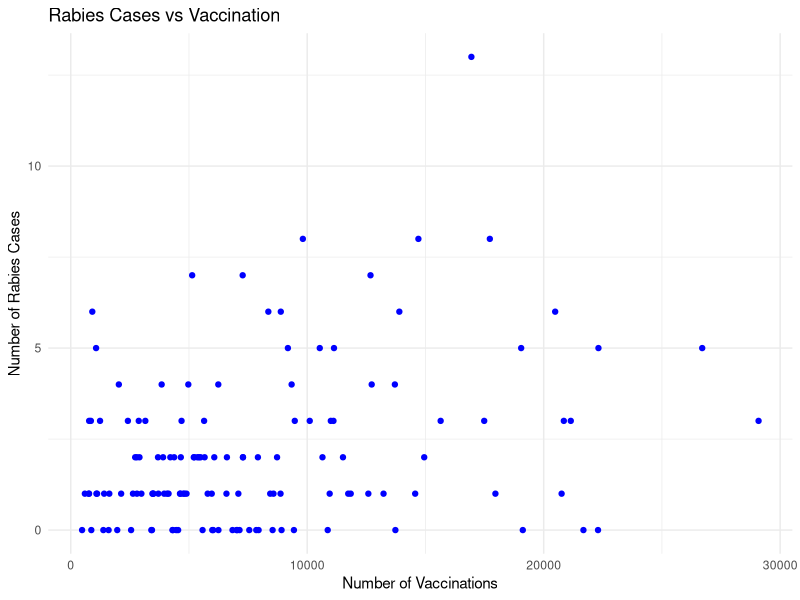
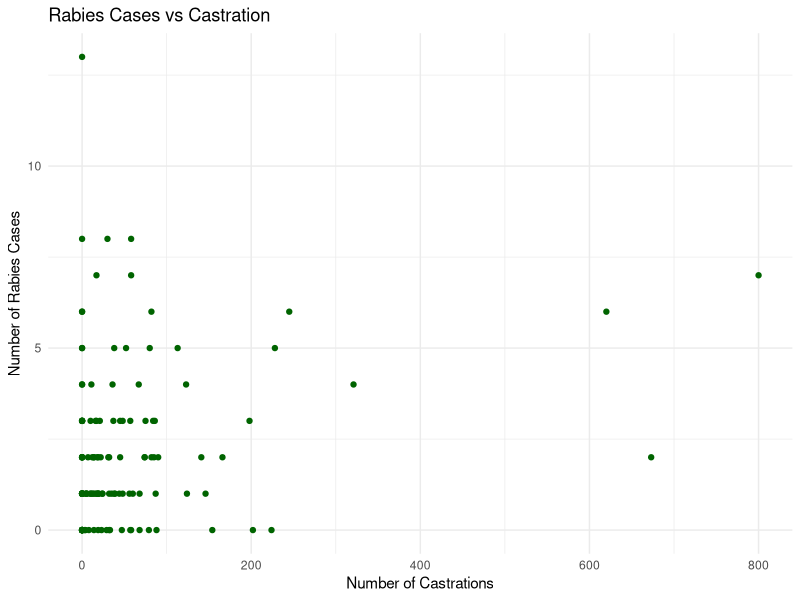

Generate these figures, in order, with R:
# Load necessary library
library(ggplot2)
library(gridExtra)  # for arranging plots

# Define the data
data <- data.frame(
  rab = c(4, 2, 0, 0, 0, 2, 2, 1, 1, 1, 1, 2, 1, 0, 5, 0, 0, 0, 0, 0, 3, 3, 1, 0, 1, 1, 2, 2, 1, 2, 0, 2, 0, 1, 0, 2, 1, 0, 1, 0, 2, 0, 1, 1, 2, 2, 1, 0, 1, 1, 0, 1, 1, 1, 1, 2, 1, 0, 0, 3, 1, 1, 3, 1, 3, 1, 1, 2, 0, 2, 0, 0, 1, 1, 1, 1, 5, 0, 0, 3, 3, 4, 2, 1, 3, 1, 3, 8, 8, 13, 8, 7, 7, 7, 6, 3, 2, 2, 0, 2, 2, 1, 6, 3, 6, 5, 5, 4, 4, 4, 6, 0, 1, 2, 3, 5, 3, 4, 0, 3, 3, 5, 0, 4, 3, 1, 0, 0, 2, 3, 1, 1, 5, 6, 2),
  vac = c(3845, 5491, 7944, 7138, 5575, 5225, 3690, 1115, 3454, 4137, 3478, 6070, 761, 870, 10531, 8915, 4542, 8537, 13729, 3408, 3155, 852, 1086, 2553, 3706, 8574, 7283, 10646, 7088, 4655, 7013, 3904, 7040, 3950, 4302, 2795, 2800, 10867, 6585, 6841, 6605, 7846, 11840, 5790, 7283, 4373, 1413, 6025, 4071, 4757, 4462, 1631, 2132, 2988, 4639, 7915, 5963, 5985, 7550, 2876, 20758, 10950, 20852, 4811, 15643, 17959, 4897, 5425, 3436, 2725, 1967, 1379, 12585, 14566, 13228, 8872, 11133, 9438, 6246, 9474, 5640, 4972, 2907, 2632, 10998, 11734, 10107, 14702, 17723, 16943, 9816, 7271, 5135, 12677, 8356, 2417, 4211, 5356, 4320, 8725, 11512, 3500, 8883, 11110, 20486, 26704, 9183, 6240, 13707, 12727, 13896, 480, 597, 5203, 17485, 19048, 29087, 9341, 22298, 1240, 4686, 22316, 19117, 2034, 778, 776, 1601, 21681, 14948, 21146, 4619, 8435, 1072, 912, 5662),
  cast = c(0, 0, 0, 0, 0, 0, 0, 0, 0, 0, 0, 0, 0, 0, 0, 0, 0, 0, 0, 79, 16, 37, 68, 29, 48, 124, 90, 32, 44, 12, 32, 18, 14, 56, 33, 22, 13, 0, 0, 57, 14, 23, 24, 20, 74, 19, 15, 0, 0, 24, 47, 5, 38, 17, 12, 14, 32, 68, 8, 10, 19, 0, 0, 10, 0, 5, 18, 74, 88, 31, 58, 19, 6, 10, 146, 60, 38, 4, 0, 0, 17, 0, 0, 0, 21, 39, 86, 30, 0, 0, 58, 58, 800, 17, 0, 0, 85, 166, 154, 141, 45, 87, 245, 0, 82, 113, 80, 11, 123, 67, 0, 0, 4, 7, 45, 228, 48, 36, 3, 198, 75, 0, 224, 321, 57, 0, 0, 202, 82, 84, 19, 35, 52, 620, 673)
)

# Compute Spearman correlation matrix
spearman_cor <- cor(data, method = "spearman")

# Print the correlation matrix
print(spearman_cor)

# Create an empty matrix to store p-values
var_names <- names(data)
n <- length(var_names)
pval_matrix <- matrix(NA, nrow = n, ncol = n, dimnames = list(var_names, var_names))
cor_matrix <- matrix(NA, nrow = n, ncol = n, dimnames = list(var_names, var_names))

# Loop through each pair of variables
for (i in 1:n) {
  for (j in 1:n) {
    test <- cor.test(data[[i]], data[[j]], method = "spearman", exact = FALSE)
    cor_matrix[i, j] <- test$estimate
    pval_matrix[i, j] <- test$p.value
  }
}

# Display the correlation matrix
print("Spearman correlation matrix:")
print(cor_matrix)

# Display the matrix of p-values
print("P-value matrix:")
print(pval_matrix)


library(ggplot2)

# Rabies vs Vaccination
ggplot(data, aes(x = vac, y = rab)) +
  geom_point(color = "blue") +
  labs(title = "Rabies Cases vs Vaccination",
       x = "Number of Vaccinations",
       y = "Number of Rabies Cases") +
  theme_minimal()

# Rabies vs Castration
ggplot(data, aes(x = cast, y = rab)) +
  geom_point(color = "darkgreen") +
  labs(title = "Rabies Cases vs Castration",
       x = "Number of Castrations",
       y = "Number of Rabies Cases") +
  theme_minimal()
